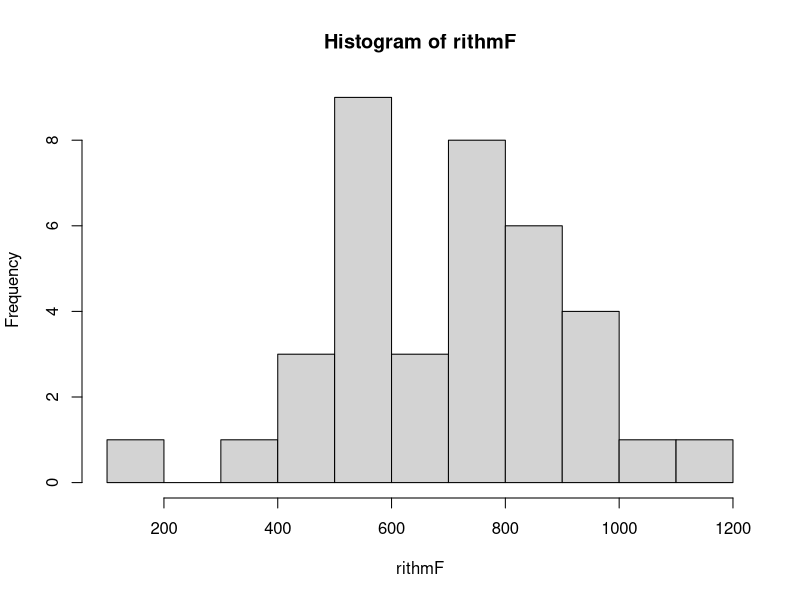
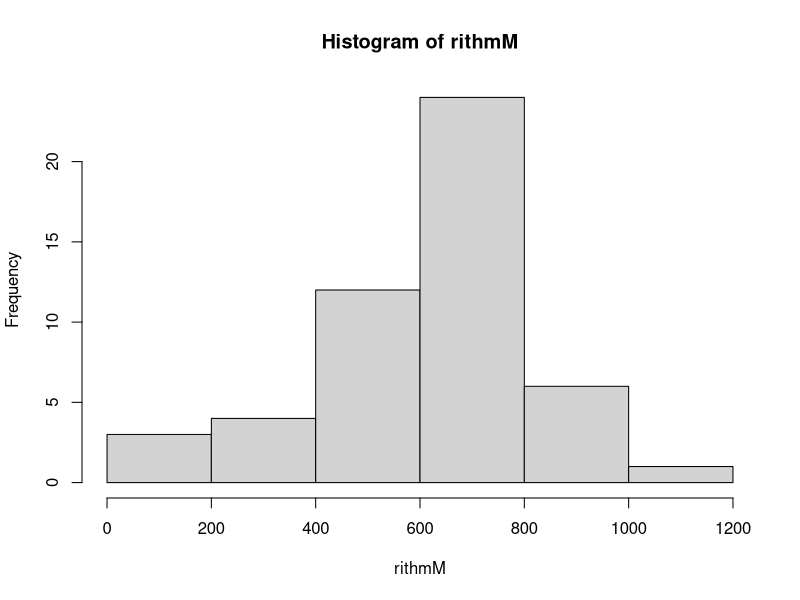
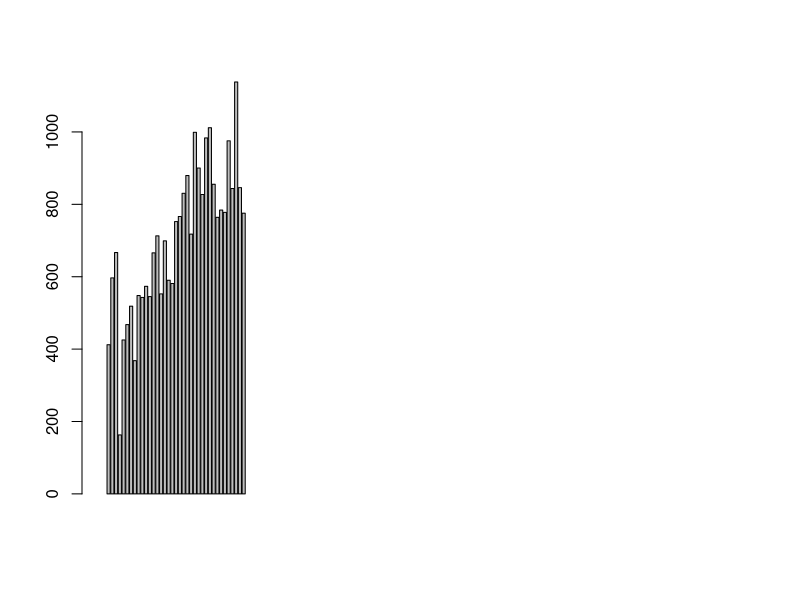
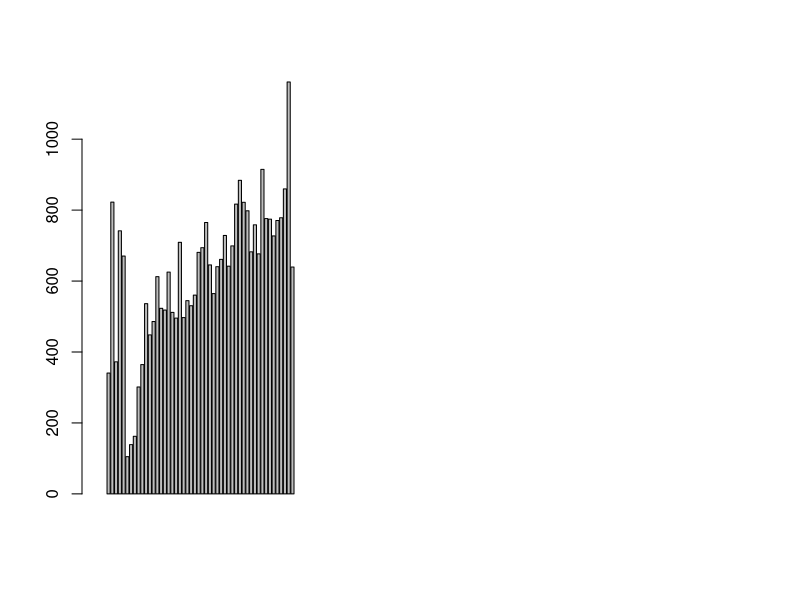

The R source for these figures, in order:
## ---- chunk 1
library(readxl)
knitr::opts_chunk$set(echo = TRUE)
SpotifySongs <- read_excel("songstats.xlsx")
View(SpotifySongs)
## ---- chunk 2
rithmF <- SpotifySongs$rithmF
t.test(rithmF, mu=630, alternative="greater")
## ---- chunk 3
pnorm(2.192, lower.tail=FALSE)
## ---- chunk 4
rithmM <- SpotifySongs$rithmM
t.test(rithmM, mu=630, alternative="greater")
## ---- chunk 5
pnorm(-0.22364, lower.tail=FALSE)
## ---- chunk 6
hist(rithmF)
hist(rithmM)
barplot(rithmF)
barplot(rithmM)

